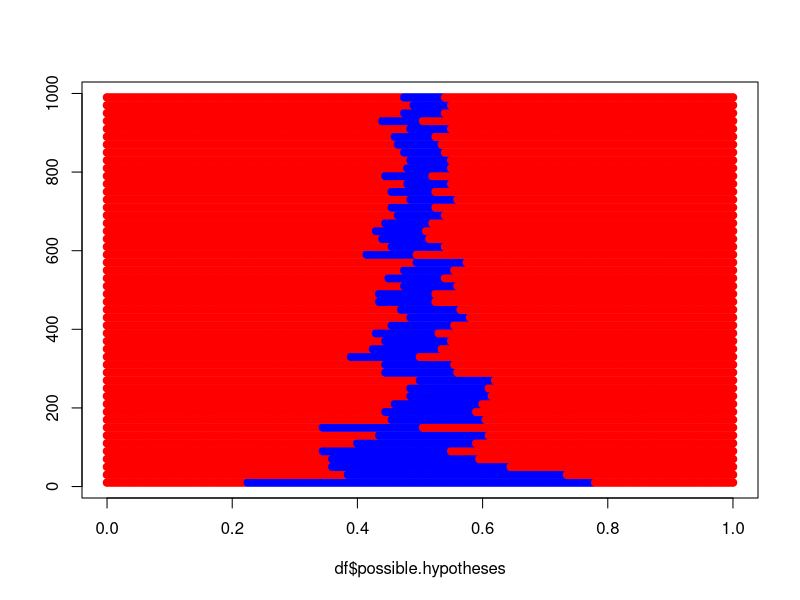
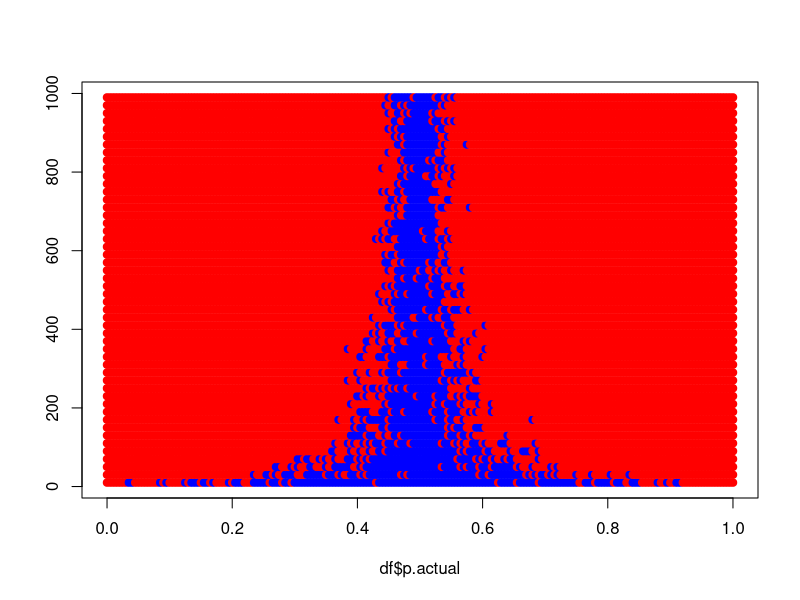

Here is the R script that generated these plots, in order:
## ---- chunk 1
test.hypothesis.v1 <- function(significance.level,sample.size,x.sample,probability.hypothesised){
  expected <- sample.size*probability.hypothesised;
  deviation <- abs(x.sample-expected);
  lower.bound <- expected - deviation;
  upper.bound <- expected + deviation;
  upper.bound <- ifelse( (upper.bound-floor(upper.bound)) < .Machine$double.eps, 
                         upper.bound - 1,floor(upper.bound))
  p.value <- 
    pbinom(lower.bound,sample.size,probability.hypothesised) + 
    1 - pbinom(upper.bound,sample.size,probability.hypothesised);
  return(p.value < significance.level);
}
## ---- chunk 2
get.p.value <- function(sample.size, x.sample, probability.hypothesised){
  expected <- sample.size*probability.hypothesised;
  deviation <- abs(x.sample-expected);
  lower.bound <- expected - deviation;
  upper.bound <- expected + deviation;
  upper.bound <- sapply(upper.bound, function(ub) {
    if ((ub-floor(ub)) < .Machine$double.eps) {
      return(ub - 1)
    } else {
      return(floor(ub))
    }
  })

  p.value <- 
    pbinom(lower.bound,sample.size,probability.hypothesised) + 
    1 - pbinom(upper.bound,sample.size,probability.hypothesised);
  return(p.value);
}

test.hypothesis.v2 <- function(significance.level,sample.size,x.sample,probability.hypothesised){
  p.value <- get.p.value(sample.size, x.sample,probability.hypothesised);
  return(p.value < significance.level);
}
## ---- chunk 3
df <- data.frame()
for (sample.size in seq(10, 1000, by = 20)) {
    n <- sample.size
    p.actual <- 0.5
    x <- rbinom(1, n, p.actual)
    alpha <- 0.05
    possible.hypotheses <- seq(from=0,to=1,by=0.005);
    rejected.hypotheses <- sapply(possible.hypotheses,function(p.h){test.hypothesis.v2(alpha, n, x, p.h)})
    df <- rbind(df, data.frame(possible.hypotheses, rejected.hypotheses, n))
}

plot(x=df$possible.hypotheses,
  y=rep_len(df$n,length(df$rejected.hypotheses)),
  col=c("blue","red")[df$rejected.hypotheses+1],
pch=19,ylab="")
## ---- chunk 4
df <- data.frame()
for (sample.size in seq(10, 1000, by = 20)) {
    n <- sample.size
    p.actual <- seq(0, 1, by = 0.1)
    for (p.actual in seq(0, 1, by = 0.005)) {
        x.var <- rbinom(1, n, p.actual)
        alpha <- 0.05
        possible.hypothesis <- 0.5;
        rejected.hypotheses <- sapply(x.var,function(x.xfoo){test.hypothesis.v2(alpha, n, x.xfoo, possible.hypothesis)})
        df <- rbind(df, data.frame(p.actual, rejected.hypotheses, n))
    }
}

plot(x=df$p.actual,
  y=rep_len(df$n,length(df$rejected.hypotheses)),
  col=c("blue","red")[df$rejected.hypotheses+1],
pch=19,ylab="")
## ---- chunk 5
for (p.hypothesised in seq(0, 1, by = 0.1)) {
    n <- 1000
    p <- 0.2
    x <- rbinom(1, n, p)
    #p.value <- get.pval.for.hypothesis.binom(x, p.hypothesised)
    is.rejected <- test.hypothesis.v2(0.05, n, x, p.hypothesised)
    cat("n =", n, ", p.hypothesised =", p.hypothesised, ", p =", p, ", x =", x, ", X = ", x/n, ", rejected =", is.rejected, "\n")
}
